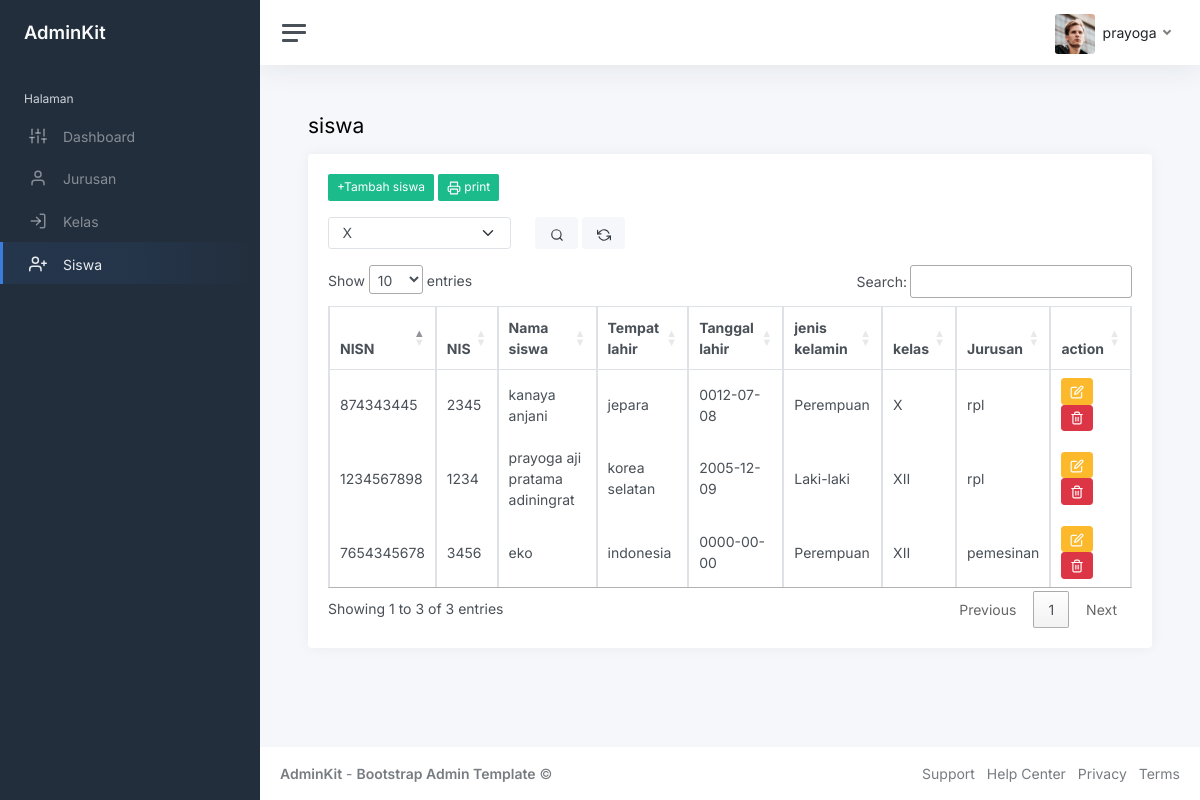
The app's page /index.php?page=Siswa (signed in) with its own data.
### tables this page shows
CREATE TABLE `siswa` (
  `nisn` char(10) NOT NULL,
  `nis` char(4) NOT NULL,
  `nama_siswa` varchar(30) NOT NULL,
  `tempat_lahir` varchar(30) NOT NULL,
  `tanggal_lahir` date NOT NULL,
  `jenis_kelamin` varchar(20) NOT NULL,
  `id_kelas` int(11) NOT NULL
);

CREATE TABLE `kelas` (
  `id_kelas` int(11) NOT NULL,
  `nama_kelas` varchar(15) NOT NULL,
  `id_jurusan` int(11) NOT NULL
);

CREATE TABLE `jurusan` (
  `id_jurusan` int(11) NOT NULL,
  `nama_jurusan` varchar(50) NOT NULL
);

### siswa.php (the view, shortened to what this page needs)
<h1 class="h3 mb-3"><strong></strong>siswa</h1>
                    <div class="row">
                        <div class="col-12">
                            <div class="card flex-fill">
                                <div class="card-body">
                                <a href="?page=tambah-siswa" class="btn btn-success btn-sm mb-3">+Tambah siswa</a>
                               <?php
                                if (!empty($_POST['kelas'])) {
                                    ?>
                                        <a href="cetak-siswa.php?kelas=<?php echo $kelas ?>" class="btn btn-success btn-sm mb-3" target="_blank"><i data-feather="printer"></i> print</a>
                                    <?php
                                }else {
                                    ?>
                                        <a href="cetak-siswa.php" class="btn btn-success btn-sm mb-3" target="_blank"><i data-feather="printer"></i> print</a>
                                    <?php
                                }
                               ?>
                                <form action="" method="post">
                                        <div class="row">
                                            <div class="col-sm-3">
                                                <div class="form-group">
                                                    <select name="kelas" class="form-select">
                                                        <option value="X" <?php echo isset ($_POST['kelas']) == true? ($_POST['kelas']== 'X' ? 'selected' : '') : '' ?>>
                                                            X
                                                        </option>
                                                    </select>
                                                </div>
                                            </div>
                                            <div class="col-sm-3">
                                                <button class="btn btn-light"><i data-feather="search"></i></button>
                                                <a href="?page=siswa" class="btn btn-light"><i data-feather="refresh-ccw"></i></a>
                                            </div>
                                        </div>
                                    </form>
                                    <table class=" table table-bordered table-stripted table-hover" id="siswa">
                                        <thead>
                                            <tr>
                                                <th>NISN</th>
                                                <th>NIS</th>
                                                <th>Nama siswa</th>
                                                <th>Tempat lahir</th>
                                                <th>Tanggal lahir</th>
                                                <th>jenis kelamin</th>
                                                <th>kelas</th>
                                                <th>Jurusan</th>
                                                <th>action</th>
                                            </tr>
                                        </thead>
                                        <tbody>
                                           <?php
                                           if (isset($_POST['kelas'])) {
                                                $kelas = $_POST['kelas'];
                                                $query = mysqli_query($koneksi,"SELECT * FROM siswa INNER JOIN kelas ON siswa.id_kelas=kelas.id_kelas INNER JOIN jurusan ON kelas.id_jurusan=jurusan.id_jurusan WHERE nama_kelas='$kelas'");
                                            } else {
                                                $query = mysqli_query($koneksi,"SELECT * FROM siswa INNER JOIN kelas ON siswa.id_kelas=kelas.id_kelas INNER JOIN jurusan ON kelas.id_jurusan=jurusan.id_jurusan");
                                            }
                                            while ($data =mysqli_fetch_array($query)) {
                                            ?>
                                             <tr>
                                                <td><?php echo $data ['nisn'] ?></td>
                                                <td><?php echo $data ['nis'] ?></td>
                                                <td><?php echo $data ['nama_siswa'] ?></td>
                                                <td><?php echo $data ['tempat_lahir'] ?></td>
                                                <td><?php echo $data ['tanggal_lahir'] ?></td>
                                                <td><?php echo $data ['jenis_kelamin'] ?></td>
                                                <td><?php echo $data ['nama_kelas'] ?></td>
                                                <td><?php echo $data ['nama_jurusan'] ?></td>
                                                <td>
                                                <a href="?page=ubah-siswa&id=<?php echo $data['nisn'] ?>" class="btn btn-warning btn-sm rounded"><i
                                                            data data-feather="edit"></i></a>
                                                    <a href="?page=hapus-siswa&id=<?php echo $data['nisn'] ?>" class="btn btn-danger btn-sm rounded"><i
                                                            data-feather="trash-2"></i></a>
                                                </td>
                                            </tr>
                                            <?php
                                          }
                                           ?>
                                        </tbody>
                                    </table>
                                </div>
                            </div>
                        </div>
                    </div>

### index.php (shortened to what this page needs)
<!DOCTYPE html>
<html lang="en">
<head>
	<link rel="canonical" href="https://demo-basic.adminkit.io/" /><link rel="stylesheet" href="https://cdnjs.cloudflare.com/ajax/libs/twitter-bootstrap/4.5.2/css/bootstrap.min.css" />
		<?php
		$page = isset($_GET['page']) ? $_GET['page'] : 'Dashboard';
		?>
	<link rel="stylesheet" href="//cdn.datatables.net/1.13.6/css/jquery.dataTables.min.css">
	<link href="css/app.css" rel="stylesheet">
</head>
<body>
	<div class="wrapper">
		<nav id="sidebar" class="sidebar js-sidebar">
			<div class="sidebar-content js-simplebar">
				<a class="sidebar-brand" href="index.php">
					<span class="align-middle">AdminKit</span>
				</a>
				<ul class="sidebar-nav">
					<li class="sidebar-header">
						Halaman
					</li>
					<li class="sidebar-item
					<?php
					if (empty($_GET['page'])) {
						echo 'active';
					}
					?>">
						<a class="sidebar-link" href="index.php">
							<i class="align-middle" data-feather="sliders"></i> <span
								class="align-middle">Dashboard</span>
						</a>
					</li>
					<li class="sidebar-item
					<?php
					if ($page == 'jurusan' || $page == 'tambah-jurusan' || $page == 'ubah-jurusan') {
						echo 'active';
					}
					?>">
						<a class="sidebar-link" href="?page=jurusan">
							<i class="align-middle" data-feather="user"></i> <span class="align-middle">Jurusan</span>
						</a>
					</li>
					<li class="sidebar-item
					<?php
					if ($page == 'kelas') {
						echo 'active';
					}
					?>
					">
						<a class="sidebar-link" href="?page=kelas">
							<i class="align-middle" data-feather="log-in"></i> <span class="align-middle">Kelas</span>
						</a>
					</li>
					<li class="sidebar-item
					<?php
					if ($page == 'Siswa') {
						echo 'active';
					}
					?>
					">
						<a class="sidebar-link" href="?page=Siswa">
							<i class="align-middle" data-feather="user-plus"></i> <span
								class="align-middle">Siswa</span>
						</a>
					</li>
				</ul>
			</div>
		</nav>
		<div class="main">
			<nav class="navbar navbar-expand navbar-light navbar-bg">
				<a class="sidebar-toggle js-sidebar-toggle">
					<i class="hamburger align-self-center"></i>
				</a>
				<div class="navbar-collapse collapse">
					<ul class="navbar-nav navbar-align">
						<li class="nav-item dropdown">
							<a class="nav-link dropdown-toggle d-none d-sm-inline-block" href="#"
								data-bs-toggle="dropdown">
								<img src="foto/<?php echo $_SESSION ['user']['foto'] ?>" class="avatar img-fluid rounded me-1"
									alt="<?php echo $_SESSION['user']['nama_lengkap'] ?>" /> <span class="text-dark"><?php echo $_SESSION['user']['nama_lengkap'] ?></span>
							</a>
						</li>
					</ul>
				</div>
			</nav>
			<main class="content">
				<div class="container-fluid p-0">
					<?php
                    $page = isset($_GET['page']) ? $_GET['page'] : 'dashboard';
                    include $page . '.php';
                    ?>
				</div>
			</main>
			<footer class="footer">
				<div class="container-fluid">
					<div class="row text-muted">
						<div class="col-6 text-start">
							<p class="mb-0">
								<a class="text-muted" href="https://adminkit.io/"
									target="_blank"><strong>AdminKit</strong></a> - <a class="text-muted"
									href="https://adminkit.io/" target="_blank"><strong>Bootstrap Admin
										Template</strong></a> &copy;
							</p>
						</div>
						<div class="col-6 text-end">
							<ul class="list-inline">
								<li class="list-inline-item">
									<a class="text-muted" href="https://adminkit.io/" target="_blank">Support</a>
								</li>
								<li class="list-inline-item">
									<a class="text-muted" href="https://adminkit.io/" target="_blank">Help Center</a>
								</li>
								<li class="list-inline-item">
									<a class="text-muted" href="https://adminkit.io/" target="_blank">Privacy</a>
								</li>
								<li class="list-inline-item">
									<a class="text-muted" href="https://adminkit.io/" target="_blank">Terms</a>
								</li>
							</ul>
						</div>
					</div>
				</div>
			</footer>
		</div>
	</div>
</body>
</html>

### records on screen
siswa: nisn "1234567898", nis "1234", nama_siswa "prayoga aji pratama adiningrat", tempat_lahir "korea selatan", tanggal_lahir "2005-12-09", jenis_kelamin "Laki-laki", id_kelas.nama_kelas "XII", jurusan.nama_jurusan "rpl"
siswa: nisn "7654345678", nis "3456", nama_siswa "eko", tempat_lahir "indonesia", tanggal_lahir "0000-00-00", jenis_kelamin "Perempuan", id_kelas.nama_kelas "XII", jurusan.nama_jurusan "pemesinan"
siswa: nisn "874343445", nis "2345", nama_siswa "kanaya anjani", tempat_lahir "jepara", tanggal_lahir "0012-07-08", jenis_kelamin "Perempuan", id_kelas.nama_kelas "X", jurusan.nama_jurusan "rpl"

### other values on screen
$_SESSION['user']['nama_lengkap'] "prayoga"
